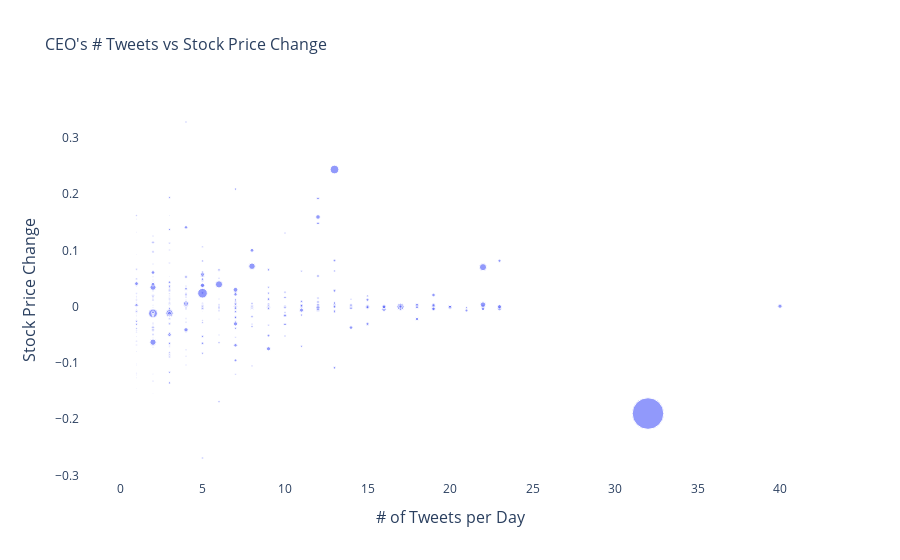

The notebook cell this image was saved under:
### Markdown cell above
### Plots to be Updated!

### Code cell
fig = go.Figure()
_ = fig.add_trace(go.Scatter(
    x= df_stock_tweets['Agg_count'],
    y= df_stock_tweets['Return'],
    mode="markers",
    marker={"size": df_stock_tweets['Agg_favorite'], "sizemode": "area",
                                    "sizeref": 2*max(df_stock_tweets['Agg_favorite']/1000)},
    hovertemplate= "Number of Tweets per Day: %{x:.1f}<br>" +
    "Stock Price Change: %{y:.1f}<br>" +
    "Number of Likes: %{marker.size:,}" +
    "<extra></extra>"
))
fig.update_layout(
    plot_bgcolor="white",
    yaxis={"title": {"text": "Stock Price Change", "font": {"size": 16}}},
    xaxis={"title": {"text": "# of Tweets per Day", "font": {"size": 16}}},
    # hovermode="x",
    title={'text': "CEO's # Tweets vs Stock Price Change", "font": {"size": 16}}
)
fig.show()

### Figure 1 — Plotly figure (JSON) as saved in the notebook; plotly's stock layout.template omitted (floating-point values rounded to 4 significant figures; data arrays with more than 128 entries replaced by an {"elided": "..."} marker saying what was removed)
{"data": [{"hovertemplate": "Number of Tweets per Day: %{x:.1f}<br>Stock Price Change: %{y:.1f}<br>Number of Likes: %{marker.size:,}<extra></extra>", "marker": {"size": {"elided": "735 int values"}, "sizemode": "area", "sizeref": 743.6}, "mode": "markers", "type": "scatter", "x": {"elided": "735 int values"}, "y": {"elided": "735 float values"}}], "layout": {"autosize": true, "plot_bgcolor": "white", "title": {"font": {"size": 16}, "text": "CEO's # Tweets vs Stock Price Change"}, "xaxis": {"autorange": true, "range": [-2.437, 42.44], "title": {"font": {"size": 16}, "text": "# of Tweets per Day"}, "type": "linear"}, "yaxis": {"autorange": true, "range": [-0.3149, 0.3743], "title": {"font": {"size": 16}, "text": "Stock Price Change"}, "type": "linear"}}}
